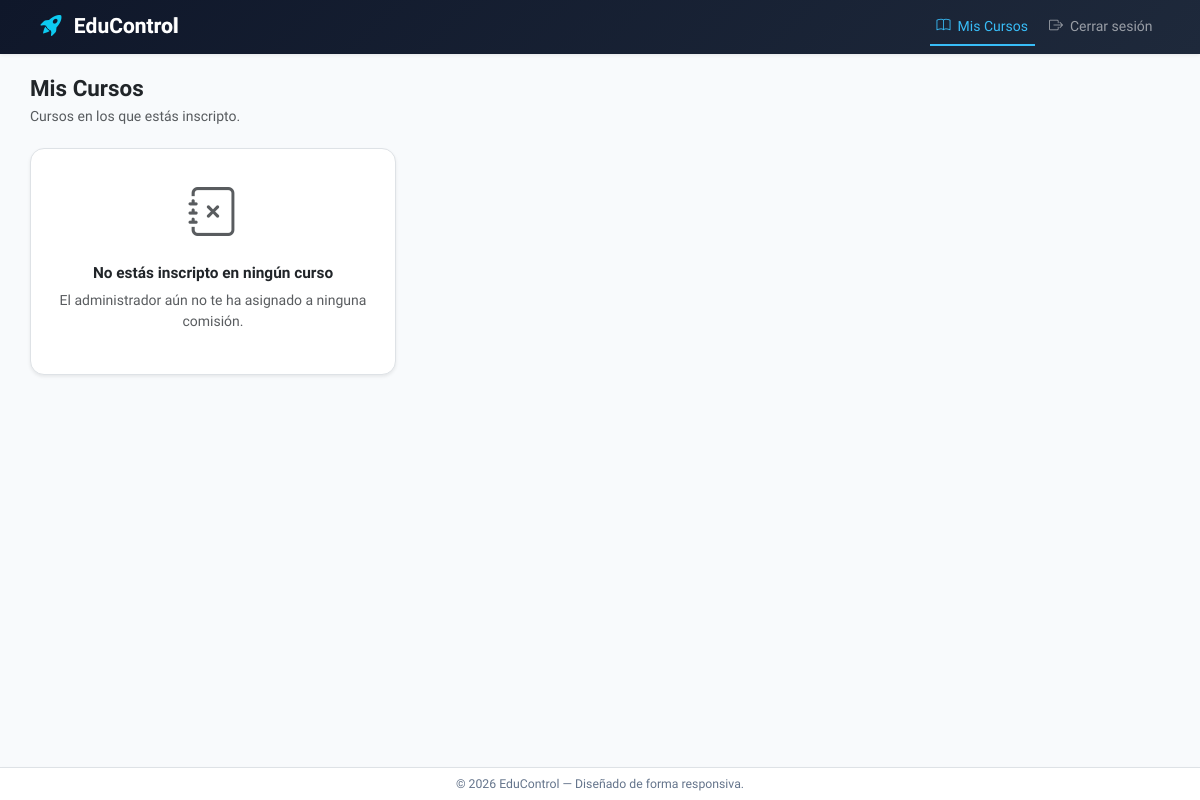
Before: /mis-cursos-estudiante/ (signed in) with the older database file.
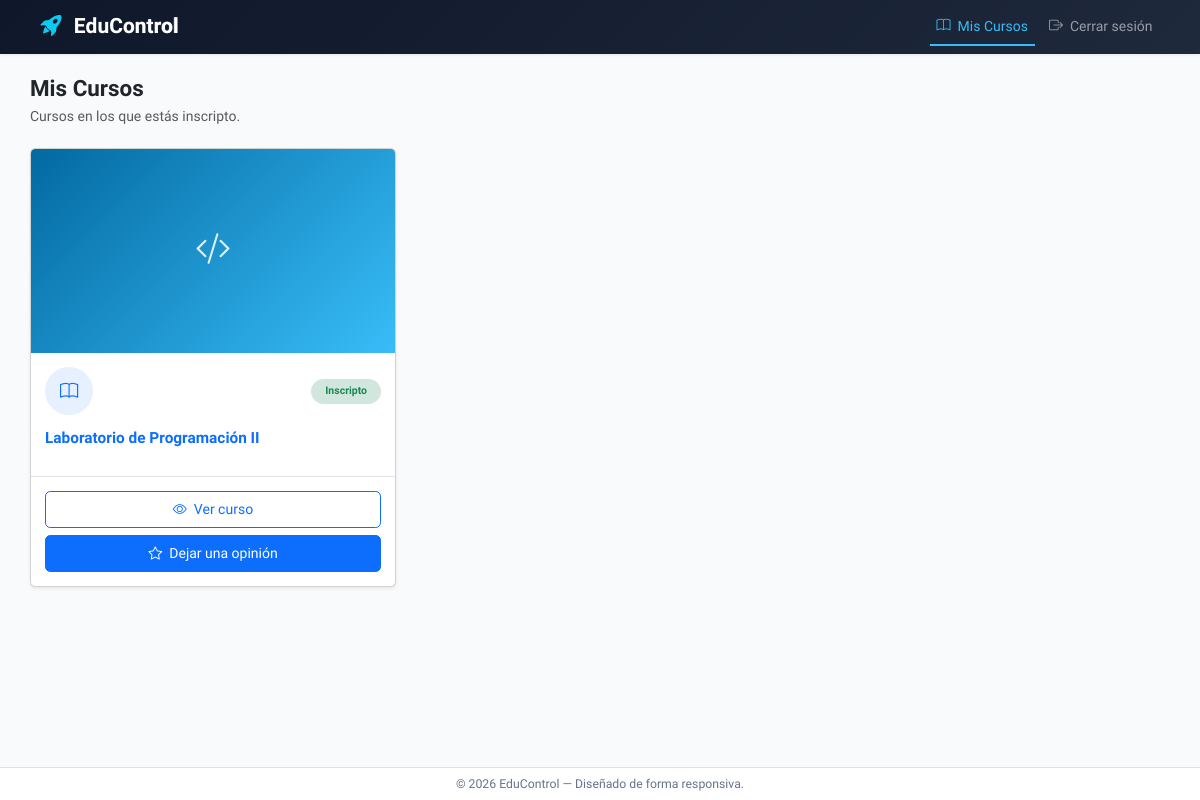
After: the same page with the newer database file.
### myApp/models.py (models this page shows, shortened)
class Inscripcion(models.Model):
    estudiante = models.ForeignKey(
        Estudiante,
        on_delete=models.CASCADE,
        related_name='inscripciones',
    )
    curso = models.ForeignKey(
        Curso,
        on_delete=models.CASCADE,
        related_name='inscripciones',
    )
    asistencia = models.IntegerField(
        default=0,
        validators=[MinValueValidator(0), MaxValueValidator(100)]
    )
    promedio = models.FloatField(
        default=0.0,
        validators=[MinValueValidator(0.0), MaxValueValidator(10.0)]
    )
    proyectos_hechos = models.IntegerField(default=0)
    proyectos_totales = models.IntegerField(default=0)
    observaciones = models.TextField(blank=True, default='')
    class Meta:
        unique_together = ('estudiante', 'curso')

class Curso(models.Model):
    nombre = models.CharField(max_length=100)
    camada = models.IntegerField()
    portada = models.ImageField(
    upload_to='cursos/portadas/',
    blank=True,
    null=True
)
    profesores = models.ManyToManyField(
        Profesor,
        related_name='cursos',
        blank=True,
    )

### myApp/views.py (the view)
# urls.py: path('mis-cursos-estudiante/', mis_cursos_estudiante, name='mis_cursos_estudiante'),
@login_required
def mis_cursos_estudiante(request):
    try:
        estudiante = request.user.estudiante
        inscripciones = Inscripcion.objects.filter(estudiante=estudiante).select_related('curso')
    except Estudiante.DoesNotExist:
        inscripciones = []
        messages.warning(request, "No tienes un perfil de estudiante vinculado. Contacta al administrador.")
    return render(request, 'myApp/mis_cursos_estudiante.html', {'inscripciones': inscripciones})

### myApp/context_processors.py (called while the page is built)
def roles(request):
    return {
        'es_admin': es_administrador(request.user),
        'es_profesor': es_profesor(request.user),
    }

### myApp/templates/myApp/mis_cursos_estudiante.html (shortened to what this page needs)
{% extends 'myApp/base.html' %}
{% block contenido %}
<div class="row align-items-center mb-4 g-3">
    <div class="col-12 text-center text-md-start">
        <h1 class="fw-bold text-dark mb-1">Mis Cursos</h1>
        <p class="text-muted mb-0">Cursos en los que estás inscripto.</p>
    </div>
</div>
<div class="row row-cols-1 row-cols-md-2 row-cols-lg-3 g-3 g-md-4">
    {% for inscripcion in inscripciones %}
    <div class="col animate__animated animate__fadeInUp" style="animation-delay: {{ forloop.counter0 }}00ms;">
        <div class="card h-100 shadow-sm custom-card">
            <div class="curso-portada">
                {% if inscripcion.curso.portada %}
                    <img src="{{ inscripcion.curso.portada.url }}" alt="Portada de {{ inscripcion.curso.nombre }}">
                {% else %}
                    <div class="curso-portada-placeholder">
                        <i class="bi bi-code-slash"></i>
                    </div>
                {% endif %}
            </div>
            <div class="card-body d-flex flex-column p-3">
                <div class="d-flex align-items-center justify-content-between mb-3">
                    <div class="d-inline-flex align-items-center justify-content-center bg-primary bg-opacity-10 text-primary rounded-circle" style="width:48px;height:48px;font-size:1.3rem;">
                        <i class="bi bi-book"></i>
                    </div>
                    <span class="badge rounded-pill bg-success-subtle text-success px-3 py-2 fw-semibold">
                        Inscripto
                    </span>
                </div>
                <h4 class="card-title fw-bold text-primary mb-3">{{ inscripcion.curso.nombre }}</h4>
            </div>
            <div class="card-footer bg-transparent border-top p-3 d-grid gap-2">
                <a href="{% url 'myapp:curso_detail_estudiante' inscripcion.curso.id %}" class="btn btn-outline-primary w-100 py-2 fw-medium">
                    <i class="bi bi-eye me-2"></i>Ver curso
                </a>
                <button type="button" class="btn btn-primary w-100 py-2 fw-medium" data-bs-toggle="modal" data-bs-target="#resenaModal{{ inscripcion.curso.id }}">
                    <i class="bi bi-star me-2"></i>Dejar una opinión
                </button>
            </div>
        </div>
    </div>
    {% empty %}
    <div class="col-12">
        <div class="text-center p-5 bg-white rounded-4 border shadow-sm">
            <i class="bi bi-journal-x text-muted" style="font-size: 3.5rem;"></i>
            <h4 class="fw-bold text-dark mt-3">No estás inscripto en ningún curso</h4>
            <p class="text-muted">El administrador aún no te ha asignado a ninguna comisión.</p>
        </div>
    </div>
    {% endfor %}
</div>
{% endblock %}

Changed rows visible on the page:
added Inscripcion: curso.nombre "Laboratorio de Programación II"
Other visible differences:
text no longer shown: "No estás inscripto en ningún curso El administrador aún no te ha asignado a ninguna comisión."
